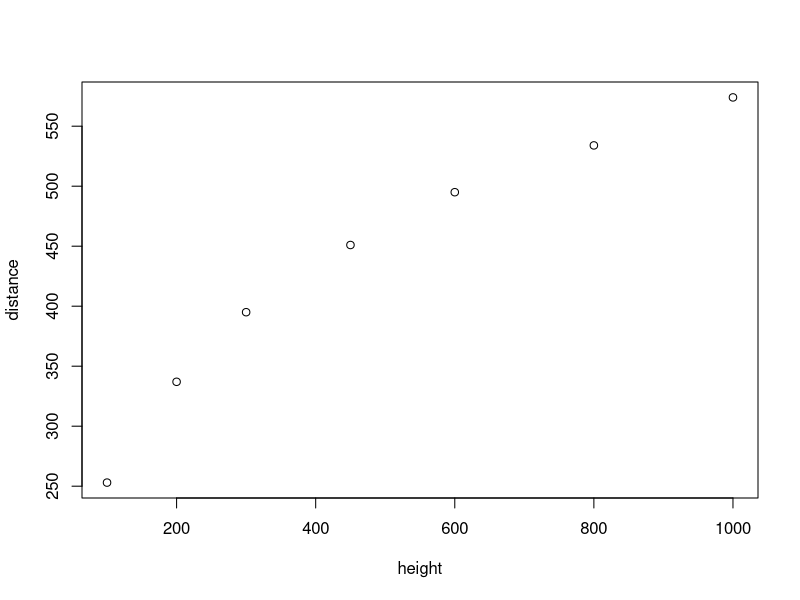
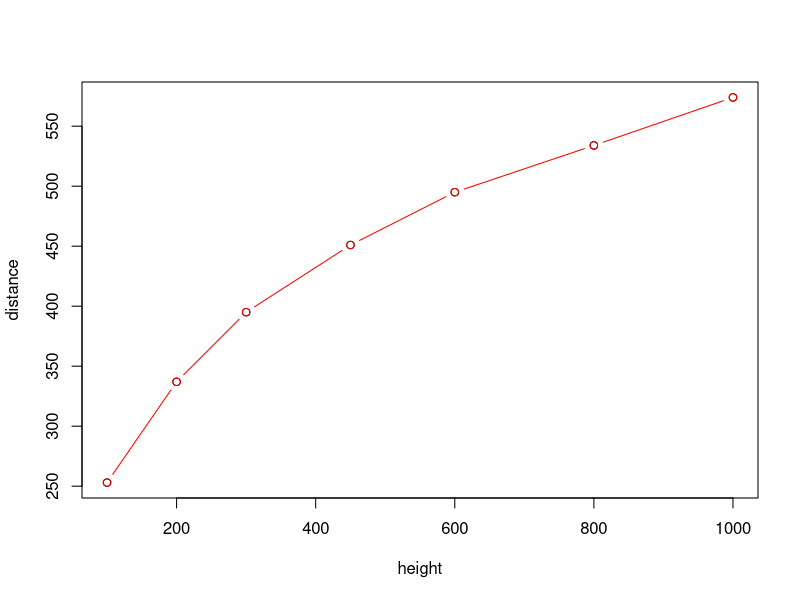

The R script that drew these images, in order:
#Residula vs fitted - моделът не е добър, ако има много различни линии
#вторият plot standardized residues and theoretical quantiles
#трябва да са на права линия
#plot от lm генерира тези графики
#F statistics проверява дали всички коефициенти са равни на нула.
#нейната нулева хипотеза е, че са нула.
#R^2 R-squared - добро напасване. Може да е твърде добре напсанато

#търсим променливте и правим следното
#lm(y ~ +xi) - итерира
#Избираме стойността, която дава най-висок R^2
#Това е forward subset selection

library("tidyverse")
library("dplyr")
library("MASS")

lm(mpg ~ hp, data = mtcars) %>%
    summary()

lm(mpg ~ vs, data = mtcars) %>%
    summary()

lm(mpg ~ wt, data = mtcars) %>%
    summary()

lm(mpg ~ cyl, data = mtcars) %>%
    summary()

lm(mpg ~ disp, data = mtcars) %>%
    summary()

lm(mpg ~ carb, data = mtcars) %>%
    summary()

#ако сложа 0 + отпред се маха intercept
lm(mpg ~ hp + wt + cyl, data = mtcars) %>%
    summary()

#умния начин
mtcars %>%
    imap(~cor(mtcars$mpg, .x)) %>%
    unlist() %>%
    sort()

#добре е данните да си ги скалираме
#вадим средното и делим на стандартното отклонение
scale(mtcars$mpg)

#създава нов data frame като промени променливата
mtcars %>%
    mutate(mpg = scale(mpg))

#така се добавя нова променлива
mtcars %>%
    mutate(mpg2 = scale(mpg))


#Така по-добре се работи с линейна регресия
mtcars %>%
    mutate(
        mpg = scale(mpg),
        disp = scale(disp),
        hp = scale(hp),
        wt = scale(wt),
        drat = scale(drat),
        qsec = scale(qsec),

        cyl = as.factor(cyl),
        vs = as.factor(vs),
        am = as.factor(am),
        gear = as.factor(am),
        carb = as.factor(carb)
    ) -> scaled_mtcars

#dummy.encoding виж, ако искаш да видиш as.factor

#Можем да видим R^2 дали расте
#между горното и долното, където
#сме добавили cyl. Това може да ни е индикатор
#колко добър ни е моделът
lm(mpg ~ wt, data = scaled_mtcars) %>%
    summary()

lm(mpg ~ wt + cyl, data = scaled_mtcars) %>%
    summary()

#може string да го превърнем във формула
#с as.formula
as.formula("x ~ y")

#конкатенация на стрингове
paste0("alabala-", "xxxx")

#този списък, ако го оправя поакзва,
#кои променливи подобряват модела.
#примерно horsepower подобряват модел
scaled_mtcars %>%
    dplyr::select(-mpg) %>%
    imap(
        ~paste0("mpg~ ", .y) %>%
        as.formula() %>%
        lm(data = scaled_mtcars) %>%
        summary() %>%
        .$r.squared
    ) %>%
    unlist() %>%
    sort()

model  <- lm(mpg ~ wt + cyl + hp, data = mtcars)
model_summary  <- summary(lm(mpg ~ wt + cyl + hp, data = mtcars))

#Отрицателни са защото са скалирани данните около нулата
predict.lm(model, data.frame(wt = c(100),
                cyl = c(2), hp = c(80)), interval = "confidence")

#Добра идея е да разделим данните на две части.
#Такива за трениране и такива за тестване
#Това е по-скоро, ако искаме успешно да предсказваме y
#спрямо подаден x. Иначе
train_idx <- sample(1:nrow(mtcars), size = nrow(mtcars) * 0.8)
test_idx <- -train_idx

train_set  <-  scaled_mtcars[train_idx, ]
test_set <- scaled_mtcars[test_idx, ]

model1  <- lm(mpg ~ wt + cyl + hp, data = scaled_mtcars)
model2  <- lm(mpg ~ wt + cyl + hp + disp, data = scaled_mtcars)

predicted <- predict.lm(model1, test_set)
actual  <- test_set$mpg

#Това дава грешката. Може да го направим за model2 и да ги сравним така
mean(abs(predicted - actual))

predicted <- predict.lm(model2, test_set)
actual  <- test_set$mpg
mean(abs(predicted - actual))

#Task 2
heights <- read.csv("./Height.txt", sep = "\t")

colnames(heights)

#Голяма корелация между променливите има
cor(heights$Height, heights$momheight)
cor(heights$Height, heights$dadheight)

heights_cm <- heights * 2.45

#Голяма корелация между променливите има
lm(Height ~ ., data = heights_cm) %>%
            summary()

model <- lm(Height ~ ., data = heights_cm)


#Това е идеята, ама имам неякакъв бъг
predict.lm(
           model,
           data.frame(
                momheight = c(160, 162, 166),
                dadheight = c(176, 180, 185)
           ),
           interval = "confidence",
           level = 0.98
)

#Линейна регресия е, защото е линейна функция на параметричното
#пространство

#Task 3
galileo <- data.frame(
    height = c(100, 200, 300, 450, 600, 800, 1000),
    distance = c(253, 337, 395, 451, 495, 534, 574)
)

#прилича на полином
plot(galileo)

#Затова добавяме ^2. Ако тестваш ще видиш, че иначе R
#намаля без height^2
model <- lm(distance ~ height + I(height ^ 2), data = galileo) %>%
    summary()


plot(galileo)
#type p e points, b e за точки и линия, l е за линия
lines(galileo, fitted(model), type = "b", col = "red")

#grammar of graphic - графиките са рагледани като граматики
#и от там идва ggplot и gganimate
